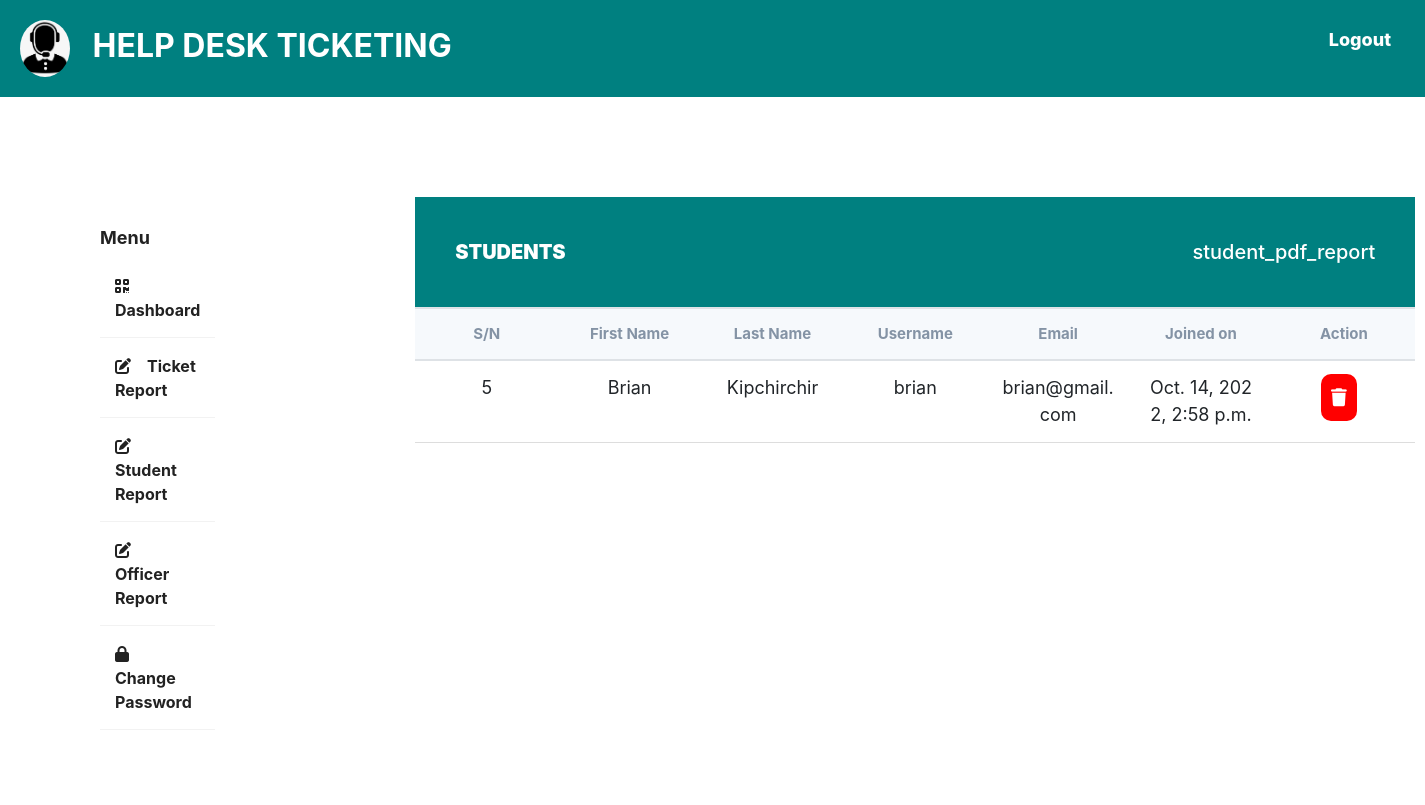
The app's page /helpdesk/student-report/, older data.
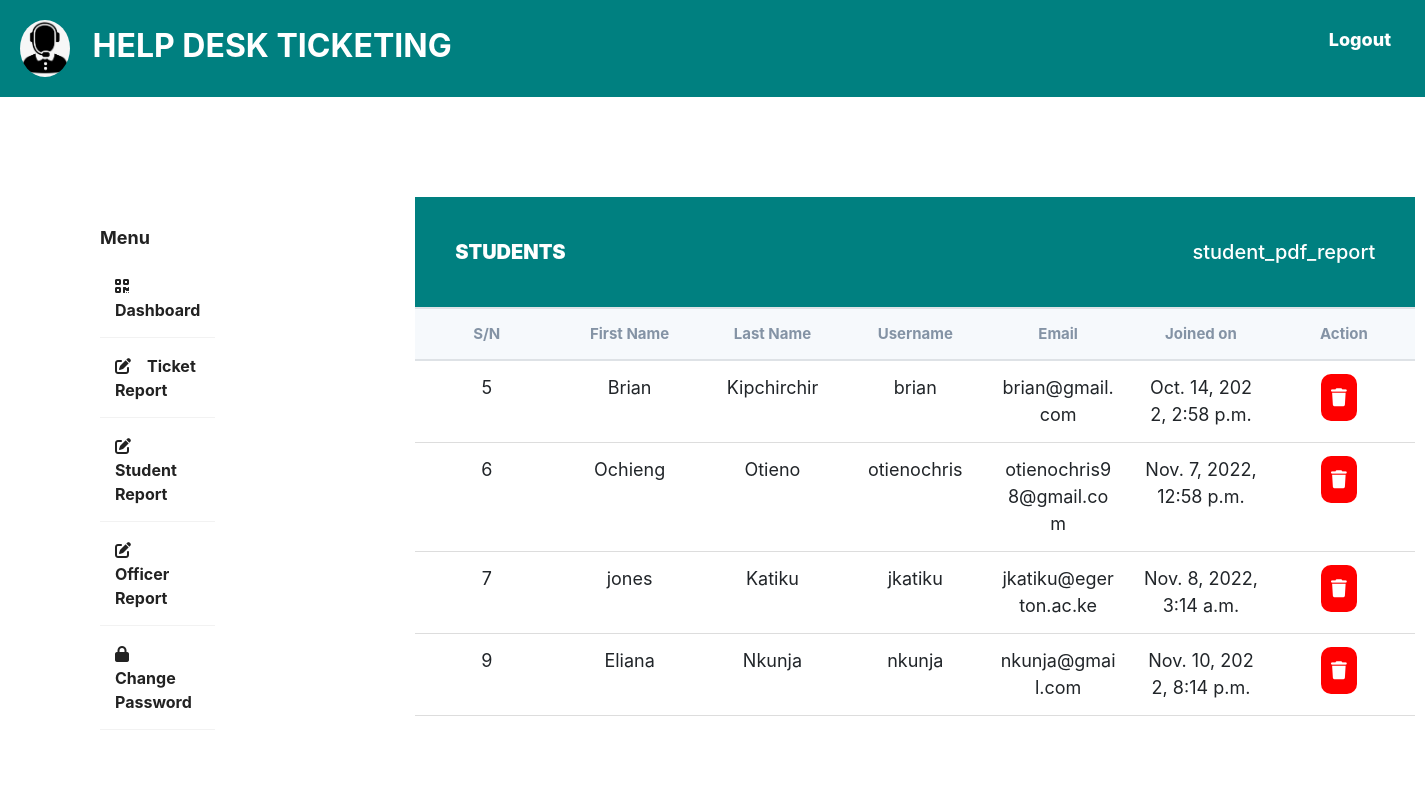
The same page, newer data.
### base/models.py (models this page shows)
class StudentProfile(models.Model):
    user = models.OneToOneField(
        Users, on_delete=models.CASCADE, related_name='student_set')
    student_id = models.AutoField(primary_key=True)

class Users(AbstractUser):
    class Role(models.TextChoices):
        ADMIN = "ADMIN", "Admin"
        STUDENT = "STUDENT", "Student"
        OFFICER = "OFFICER", "Officer"
    role = models.CharField(
        max_length=50, choices=Role.choices, default='STUDENT')
    tracker = FieldTracker()

### base/views.py (the view)
# urls.py: path('student-report/', views.Admin_Student_report.as_view(), name='student-report'),
class Admin_Student_report(ListView):
    model = StudentProfile
    template_name = 'administrator/student_report.html'

### templates/administrator/student_report.html
{% extends 'portal.html'%}
{% load static %}
{% block content %}
<div class="wrapper">
    <div class="sidebar">
        <h4>Menu</h4>
        <ul>
            <li><a href="{% url 'admin-dashboard' %}"><i class="fa-solid fa-qrcode"></i>Dashboard</a></li>
            <li><a href="{% url 'ticket-report' %}"><i class="fa-solid fa-pen-to-square"></i>Ticket Report</a></li>
            <li><a href="{% url 'student-report' %}"><i class="fa-solid fa-pen-to-square"></i>Student Report</a></li>
            <li><a href="{% url 'officers-list' %}"><i class="fa-solid fa-pen-to-square"></i>Officer Report</a></li>
            <li><a href="{% url 'admin-change-password' %}"><i class="fa-solid fa-lock"></i>Change Password</a></li>
        </ul>
    </div>
    <div class="main_content">
        <div class="header">STUDENTS
                <a style="float: right; text-align: center; text-decoration: none; color: #ffff; font-weight: 500;"href="{% url 'student-pdf'%}">student_pdf_report</a>
        </div>
        <div class="table">
            <div class="table_section">
                <table>
                    <thead>
                        <tr>
                            <th>S/N</th>
                            <th>First Name</th>
                            <th>Last Name </th>
                            <th>Username</th>
                            <th>Email</th>
                            <th>Joined on</th>
                            <th>Action</th>
                        </tr>
                    </thead>
                    <tbody>
                        {% for student in object_list %}
                        <tr>
                            <td>{{ student.student_id }}</td>
                            <td>{{ student.user.first_name }}</td>
                            <td>{{ student.user.last_name }}</td>
                            <td>{{ student.user.username }}</td>
                            <td>{{ student.user.email }}</td>
                            <td>{{ student.user.date_joined }}</td>
                            <td>
                                <a href="{% url 'studentdeleteview'  student.student_id %}"><button style="background-color: red;"><i class="fa-solid fa-trash"></i></button></a>
                            </td>
                        </tr>
                        {% endfor %}
                    </tbody>
                </table>
            </div>
        </div>
    </div>
</div>
{% endblock content %}

### templates/portal.html (shortened to what this page needs)
<!DOCTYPE html>
<html lang="en">
<head>
    <link rel="stylesheet" href="https://cdnjs.cloudflare.com/ajax/libs/twitter-bootstrap/4.1.3/css/bootstrap.min.css">
    <link rel="stylesheet" href="https://cdnjs.cloudflare.com/ajax/libs/ionicons/2.0.1/css/ionicons.min.css">
    <link rel="stylesheet" href="fonts/material-icon/css/material-design-iconic-font.min.css">
    <link rel="stylesheet" href="https://cdnjs.cloudflare.com/ajax/libs/font-awesome/6.2.0/css/all.min.css">
    <link rel="stylesheet" href="/static/style.css" />
</head>
<body>
    <nav class="navbar">
        <div class="logo"><img class="desk-logo" src="/static/helpdesk.png" alt="Desk Logo"> HELP DESK TICKETING</div>
        <ul class="nav-links">
            <div class="menu">
                <li style="font-weight: 800; text-decoration: none;"><a href="{% url 'logout'%}">Logout</a></li>
            </div>
        </ul>
    </nav>
    {%block content%}
    {%endblock content%}
</body>
</html>

### static/style.css (style rules this page uses)
* { margin: 0; padding: 0; box-sizing: border-box; }
html { font-family: Poppins; font-size: 18px; line-height: 1.8; color: #222; background: #f8f8f8; font-weight: 400; font-family: Poppins; }
a { text-decoration: none; }
ul.nav-links { list-style: none; }
.navbar { display: flex; align-items: center; justify-content: space-between; padding: 20px; background-color: teal; color: #fff; }
.nav-links a { color: #fff; }
.logo { font-size: 32px; font-weight: 700; }
.desk-logo { border-radius: 50%; border: 1px; width: 50px; margin-right: 15px; }
.menu { display: flex; gap: 1em; font-size: 18px; }
.menu li { padding: 5px 14px; }
.wrapper { display: flex; position: relative; margin: 100px; }
.wrapper .sidebar { width: 300px; height: 100%; background: #fff; padding: 30px 0px; position: sticky; }
.wrapper .sidebar h4 { color: #222; text-align: left; font-size: 18px; font-weight: 700; }
.wrapper .sidebar ul li { padding: 15px; border-bottom: 1px solid #fff; border-bottom: 1px solid rgba(0, 0, 0, 0.05); border-top: 1px solid rgba(255, 255, 255, 0.05); list-style: none; transition: .4s; }
.wrapper .sidebar ul li a { color: #222; display: block; font-size: 16px; font-weight: 700; }
.sidebar ul a i { margin-right: 16px; }
.wrapper .main_content { width: 100%; margin-left: 200px; }
.wrapper .main_content .header { padding: 40px; background: teal; color: #fff; border-bottom: 1px solid #e0e4e8; border-top: 30px; font-weight: 1000; width: 100%; font-size: 20px; }
table { width: 100%; table-layout: fixed; }
.table { width: 100%; table-layout: fixed; min-width: 1000px; border-collapse: collapse; }
.table_section { height: 650px; overflow: auto; min-width: 100px; }
thead th { position: sticky; top: 0; background-color: #f6f9fc; color: #8493a5; font-size: 15px; }
th, td { border-bottom: 1px solid #dddddd; padding: 10px 20px; word-break: break-all; text-align: center; }
button { outline: none; border: none; border-radius: 10px; cursor: pointer; padding: 10px; color: #ffffff; margin-right: 10px; }
td button:nth-child(1) { background-color: teal; }

Row changes from the older to the newer data that the page shows:
added StudentProfile: student_id "6", user.first_name "Ochieng", user.last_name "Otieno", user.username "otienochris", user.email "otienochris98@gmail.com", user.date_joined "Nov. 7, 2022, 12:58 p.m."
added StudentProfile: student_id "7", user.first_name "jones", user.last_name "Katiku", user.username "jkatiku", user.email "jkatiku@egerton.ac.ke", user.date_joined "Nov. 8, 2022, 3:14 a.m."
added StudentProfile: student_id "9", user.first_name "Eliana", user.last_name "Nkunja", user.username "nkunja", user.email "nkunja@gmail.com", user.date_joined "Nov. 10, 2022, 8:14 p.m."
